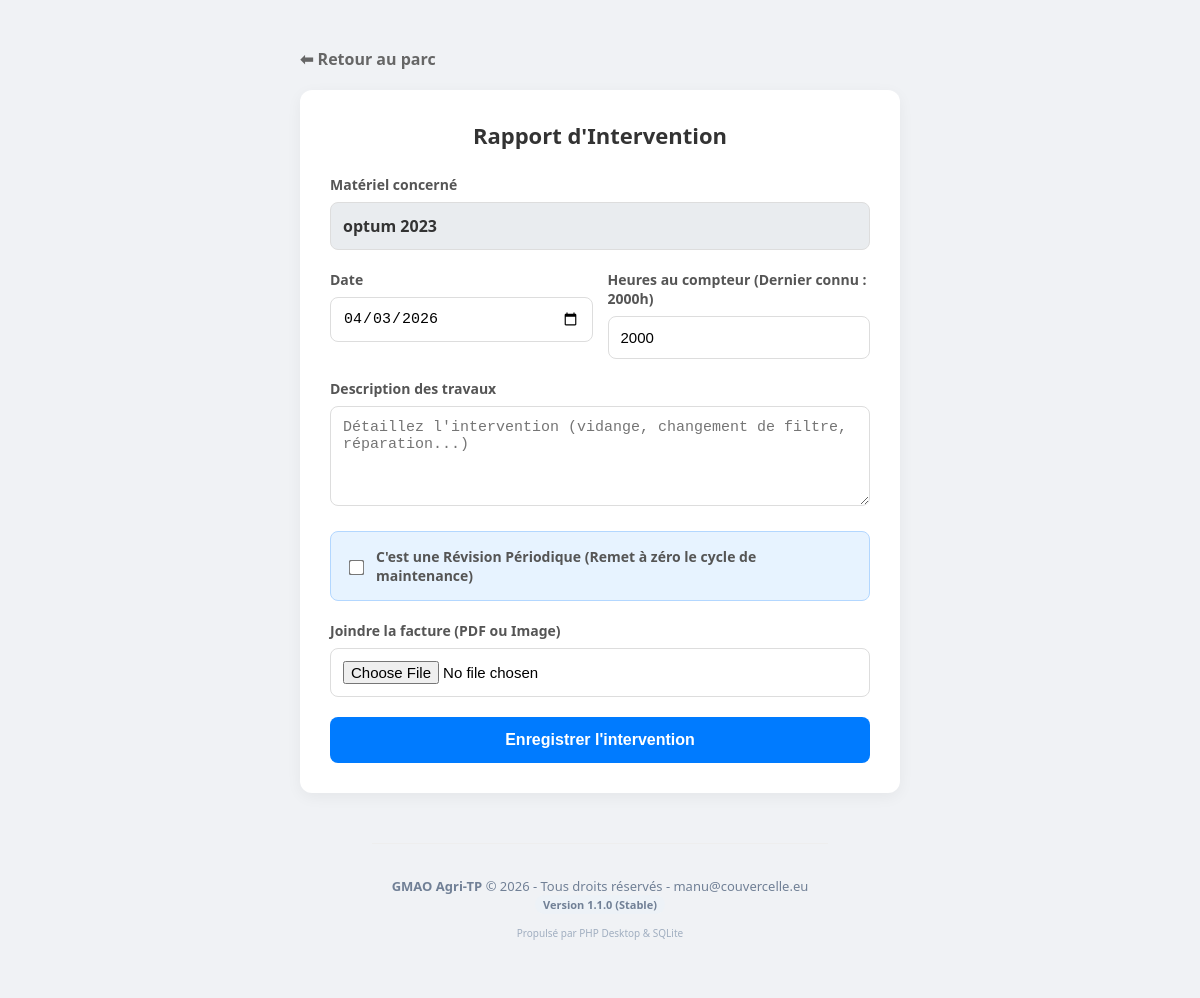
/ajouter_intervention.php?id=21 (signed in), run on the app's committed database.
### tables this page shows
CREATE TABLE materiels (
        id INTEGER PRIMARY KEY AUTOINCREMENT,
        entreprise_id INTEGER,
        nom TEXT NOT NULL,
        categorie TEXT,
        marque TEXT,
        modele TEXT,
        compteur_heures_actuel INTEGER DEFAULT 0,
        numero_serie TEXT UNIQUE,
        date_achat DATE,
        statut TEXT CHECK(statut IN ('operationnel','en_panne','maintenance')) DEFAULT 'operationnel',
        maintenance_frequence INTEGER DEFAULT 500,
        maintenance_dernier_compteur INTEGER DEFAULT 0, huile_moteur_type TEXT, huile_moteur_qte TEXT, filtre_moteur_ref TEXT, huile_trans_type TEXT, huile_trans_qte TEXT, filtre_trans_ref1 TEXT, filtre_trans_ref2 TEXT, filtre_air_moteur_ref1 TEXT, filtre_air_moteur_ref2 TEXT, filtre_air_cabine_ref1 TEXT, filtre_air_cabine_ref2 TEXT, filtre_carb_ref1 TEXT, filtre_carb_ref2 TEXT, filtre_carb_ref3 TEXT,
        FOREIGN KEY (entreprise_id) REFERENCES entreprises (id) ON DELETE CASCADE
    );

### ajouter_intervention.php (the view, shortened to what this page needs)
<?php
require_once 'db.php';
$id_selectionne = isset($_GET['id']) ? intval($_GET['id']) : 0;
$entreprise_id = $_SESSION['entreprise_id'];
?>
<!DOCTYPE html>
<html lang="fr">
<head>
</head>
<body>
<div class="container">
    <a href="index.php" class="btn-back">⬅ Retour au parc</a>
    <div class="card">
        <h1>Rapport d'Intervention</h1>
        <form action="" method="POST" enctype="multipart/form-data">
<?php
$machine_nom = "Machine inconnue";
if ($id_selectionne > 0) {
    $st_m = $pdo->prepare("SELECT nom, modele FROM materiels WHERE id = ? AND entreprise_id = ?");
    $st_m->execute([$id_selectionne, $entreprise_id]);
    $m_info = $st_m->fetch();
    if ($m_info) {
        $machine_nom = htmlspecialchars($m_info['nom']) . " " . htmlspecialchars($m_info['modele']);
    } else {
        die("Erreur : Matériel introuvable.");
    }
}
?>
<label>Matériel concerné</label>
<div style="background: #e9ecef; padding: 12px; border-radius: 8px; border: 1px solid #ddd; font-weight: bold; color: #333; margin-bottom: 20px;">
    <?= $machine_nom ?>
</div>
            <div style="display: grid; grid-template-columns: 1fr 1fr; gap: 15px;">
                <div>
                    <label>Date</label>
                    <input type="date" name="date_intervention" value="<?= date('Y-m-d') ?>" required>
                </div>
                <div>
				<?php
				$dernier_releve = 0;
				if ($id_selectionne > 0) {
					$st = $pdo->prepare("SELECT compteur_heures_actuel FROM materiels WHERE id = ?");
					$st->execute([$id_selectionne]);
					$dernier_releve = $st->fetchColumn();
				}
				?>
				<label>Heures au compteur (Dernier connu : <?= $dernier_releve ?>h)</label>
				<input type="number" name="releve_compteur" value="<?= $dernier_releve ?>" required>
                </div>
            </div>
            <label>Description des travaux</label>
            <textarea name="description" placeholder="Détaillez l'intervention (vidange, changement de filtre, réparation...)" required></textarea>
            <label class="maintenance-check">
                <input type="checkbox" name="est_maintenance">
                <span>C'est une <strong>Révision Périodique</strong> (Remet à zéro le cycle de maintenance)</span>
            </label>
            <label>Joindre la facture (PDF ou Image)</label>
            <input type="file" name="facture" accept=".pdf,image/*">
            <button type="submit">Enregistrer l'intervention</button>
        </form>
    </div>
</div>
<?php include 'footer.php'; ?>
</body>
</html>

### ajouter_intervention.php (style rules this page uses)
body { font-family: 'Segoe UI', sans-serif; background: #f0f2f5; padding: 40px 20px; display: flex; flex-direction: column; align-items: center; }
.container { width: 100%; max-width: 600px; }
.card { background: white; padding: 30px; border-radius: 12px; box-shadow: 0 4px 15px rgba(0,0,0,0.05); }
.btn-back { text-decoration: none; color: #666; font-weight: 600; margin-bottom: 20px; display: inline-block; }
h1 { margin: 0 0 25px 0; font-size: 22px; color: #333; text-align: center; }
label { display: block; margin-bottom: 8px; font-weight: 600; color: #555; font-size: 14px; }
input, select, textarea { width: 100%; padding: 12px; border: 1px solid #ddd; border-radius: 8px; box-sizing: border-box; margin-bottom: 20px; font-size: 15px; }
textarea { height: 100px; resize: vertical; }
.maintenance-check { background: #e7f3ff; padding: 15px; border-radius: 8px; border: 1px solid #b3d7ff; display: flex; align-items: center; gap: 10px; margin-bottom: 20px; cursor: pointer; }
.maintenance-check input { width: auto; margin-bottom: 0; transform: scale(1.2); }
button { width: 100%; padding: 14px; background: #007bff; color: white; border: none; border-radius: 8px; font-size: 16px; font-weight: bold; cursor: pointer; transition: background 0.2s; }

### data on the page
materiels: machine_nom "optum 2023", compteur_heures_actuel "2000", releve_compteur "2000"
